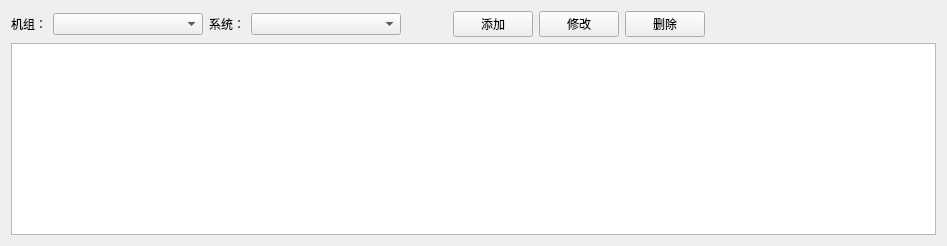
          <widget class="QWidget" name="tab1_4">
           <attribute name="title">
            <string>测点配置</string>
           </attribute>
           <layout class="QGridLayout" name="gridLayout_16">
            <item row="0" column="0">
             <widget class="QLabel" name="label_38">
              <property name="sizePolicy">
               <sizepolicy hsizetype="Fixed" vsizetype="Preferred">
                <horstretch>0</horstretch>
                <verstretch>0</verstretch>
               </sizepolicy>
              </property>
              <property name="text">
               <string>机组：</string>
              </property>
             </widget>
            </item>
            <item row="0" column="1">
             <widget class="QComboBox" name="comboBox_16">
              <property name="sizePolicy">
               <sizepolicy hsizetype="Minimum" vsizetype="Fixed">
                <horstretch>0</horstretch>
                <verstretch>0</verstretch>
               </sizepolicy>
              </property>
              <property name="minimumSize">
               <size>
                <width>150</width>
                <height>0</height>
               </size>
              </property>
             </widget>
            </item>
            <item row="0" column="2">
             <widget class="QLabel" name="label_39">
              <property name="sizePolicy">
               <sizepolicy hsizetype="Fixed" vsizetype="Preferred">
                <horstretch>0</horstretch>
                <verstretch>0</verstretch>
               </sizepolicy>
              </property>
              <property name="text">
               <string>系统：</string>
              </property>
             </widget>
            </item>
            <item row="0" column="3">
             <widget class="QComboBox" name="comboBox_15">
              <property name="sizePolicy">
               <sizepolicy hsizetype="Minimum" vsizetype="Fixed">
                <horstretch>0</horstretch>
                <verstretch>0</verstretch>
               </sizepolicy>
              </property>
              <property name="minimumSize">
               <size>
                <width>150</width>
                <height>0</height>
               </size>
              </property>
             </widget>
            </item>
            <item row="0" column="4">
             <spacer name="horizontalSpacer_12">
              <property name="orientation">
               <enum>Qt::Horizontal</enum>
              </property>
              <property name="sizeType">
               <enum>QSizePolicy::Maximum</enum>
              </property>
              <property name="sizeHint" stdset="0">
               <size>
                <width>40</width>
                <height>20</height>
               </size>
              </property>
             </spacer>
            </item>
            <item row="0" column="5">
             <widget class="QPushButton" name="pushButton_25">
              <property name="text">
               <string>添加</string>
              </property>
             </widget>
            </item>
            <item row="0" column="6">
             <widget class="QPushButton" name="pushButton_26">
              <property name="text">
               <string>修改</string>
              </property>
             </widget>
            </item>
            <item row="0" column="7">
             <widget class="QPushButton" name="pushButton_24">
              <property name="text">
               <string>删除</string>
              </property>
             </widget>
            </item>
            <item row="0" column="8">
             <spacer name="horizontalSpacer_11">
              <property name="orientation">
               <enum>Qt::Horizontal</enum>
              </property>
              <property name="sizeHint" stdset="0">
               <size>
                <width>225</width>
                <height>20</height>
               </size>
              </property>
             </spacer>
            </item>
            <item row="1" column="0" colspan="9">
             <widget class="QTableView" name="tableView_9"/>
            </item>
           </layout>
          </widget>
